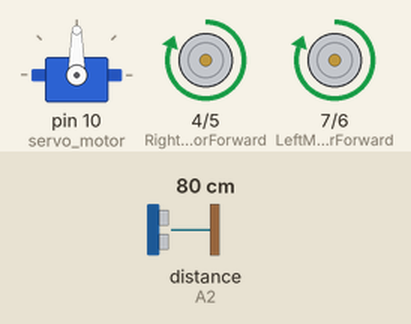
This sketch was run on a simulated Arduino Uno, built with avr-gcc and run on an emulated ATmega328P. Shown: servo, motor-driver pin pairs drawn as motors (green arrow = first pin HIGH = forward, orange = second pin HIGH = backward, longer = more drive). Inputs (shaded band) come from the test bench; at power-on: distance to the obstacle (sensor on A2) 80 cm. The echo pulse lasts 58.3 µs per cm.

Above: at 3.3 s.
3.4 s: distance to the obstacle (sensor on A2) set to 12 cm
4.9 s: distance to the obstacle (sensor on A2) set to 9 cm
At 7.2 s:
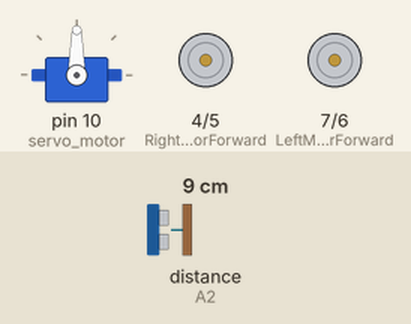
7.9 s: distance to the obstacle (sensor on A2) set to 18 cm
At 8.42 s:
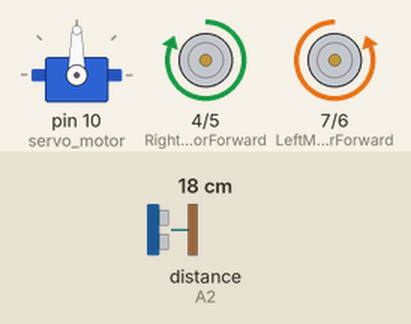
9.9 s: distance to the obstacle (sensor on A2) set to 2 cm
At 11.3 s:
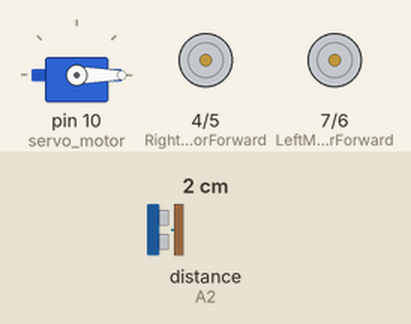
12.9 s: distance to the obstacle (sensor on A2) set to 35 cm
At 13.37 s:
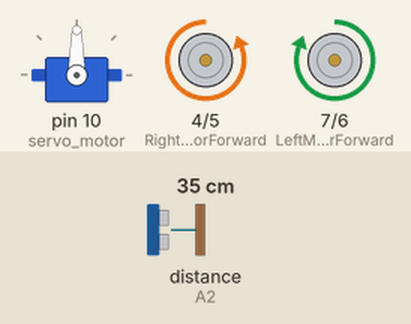
Timing chart, 0 to 15.9 s (numbered marks = the images above; inputs shaded):
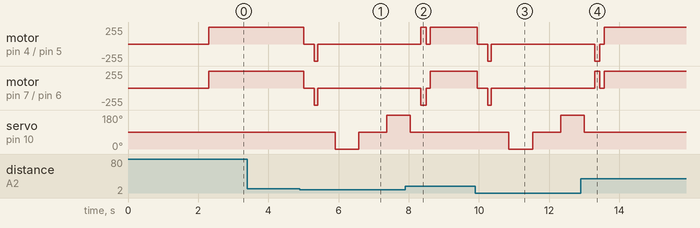

The sketch:

micromouse.ino
```cpp
#include <Servo.h>          // Servo motor library
#include <NewPing.h>        // Ultrasonic sensor function library

// Motor control pins
const int LeftMotorForward = 7;
const int LeftMotorBackward = 6;
const int RightMotorForward = 4;
const int RightMotorBackward = 5;

bool detected = false;

// Sensor pins
#define trig_pin A1 // Analog input 1
#define echo_pin A2 // Analog input 2
#define maximum_distance 1000
boolean goesForward = false;
int distance = 100;
NewPing sonar(trig_pin, echo_pin, maximum_distance); // Sensor function
Servo servo_motor; // Servo name

void setup() {
  pinMode(RightMotorForward, OUTPUT);
  pinMode(LeftMotorForward, OUTPUT);
  pinMode(LeftMotorBackward, OUTPUT);
  pinMode(RightMotorBackward, OUTPUT);
  servo_motor.attach(10); // Servo pin
  servo_motor.write(90);  // Center the servo
  delay(2000);
  distance = readPing();
  delay(100);
}

void loop() {
  int distanceRight = 0;
  int distanceLeft = 0;
  delay(50);
  distance = readPing();
  if (distance <= 10) {
    detected = true;
    moveStop();
    delay(300);
    moveBackward();
    delay(100); // Reduced backward movement delay
    moveStop();
    delay(300);
    distanceRight = lookRight();
    delay(300);
    distanceLeft = lookLeft();
    delay(300);
    if (distanceRight >= distanceLeft) {
      turnRight();
      moveStop();
    } else {
      turnLeft();
      moveStop();
    }
  } else {
    moveForward();
  }
}

int lookRight() {
  delay(200);
  servo_motor.write(0); // Turn the servo 90 degrees to the right
  delay(500);
  int distance = readPing();
  delay(100);
  servo_motor.write(90); // Center the servo
  return distance;
}

int lookLeft() {
  delay(500);
  servo_motor.write(180); // Turn the servo 90 degrees to the left
  delay(500);
  int distance = readPing();
  delay(100);
  servo_motor.write(90); // Center the servo
  return distance;
}

int readPing() {
  delay(70);
  int cm = sonar.ping_cm();
  if (cm == 0) {
    cm = 250;
  }
  return cm;
}

void moveStop() {
  digitalWrite(RightMotorForward, LOW);
  digitalWrite(LeftMotorForward, LOW);
  digitalWrite(RightMotorBackward, LOW);
  digitalWrite(LeftMotorBackward, LOW);
}

void moveForward() {
  if (!goesForward) {
    goesForward = true;
    digitalWrite(LeftMotorForward, HIGH);
    digitalWrite(RightMotorForward, HIGH);
    digitalWrite(LeftMotorBackward, LOW);
    digitalWrite(RightMotorBackward, LOW);
  }
}

void moveBackward() {
  goesForward = false;
  digitalWrite(LeftMotorBackward, HIGH);
  digitalWrite(RightMotorBackward, HIGH);
  digitalWrite(LeftMotorForward, LOW);
  digitalWrite(RightMotorForward, LOW);
}

void turnRight() {
  digitalWrite(LeftMotorForward, HIGH);
  digitalWrite(RightMotorBackward, HIGH);
  digitalWrite(LeftMotorBackward, LOW);
  digitalWrite(RightMotorForward, LOW);
  delay(150); // Reduced delay for turning
  digitalWrite(LeftMotorForward, HIGH);
  digitalWrite(RightMotorForward, HIGH);
  digitalWrite(LeftMotorBackward, LOW);
  digitalWrite(RightMotorBackward, LOW);
}

void turnLeft() {
  digitalWrite(LeftMotorBackward, HIGH);
  digitalWrite(RightMotorForward, HIGH);
  digitalWrite(LeftMotorForward, LOW);
  digitalWrite(RightMotorBackward, LOW);
  delay(150); // Reduced delay for turning
  digitalWrite(LeftMotorForward, HIGH);
  digitalWrite(RightMotorForward, HIGH);
  digitalWrite(LeftMotorBackward, LOW);
  digitalWrite(RightMotorBackward, LOW);
}
```

Measured:
- the behaviour switches between 11 and 10 cm on distance to the obstacle (sensor on A2) (found by bisection; images 0 and 1)
- after the input at 3.4 s, every drawn part: stays the same
- after the input at 4.9 s, motor on pin 4 (RightMotorForward) / pin 5 (RightMotorBackward), motor on pin 7 (LeftMotorForward) / pin 6 (LeftMotorBackward): forward 255/255 → stopped after 0.10 s, → backward 255/255 0.30 s later, → stopped 0.10 s later; servo on pin 10 (servo_motor): 90° → 0° after 1.0 s, → 90° 0.67 s later, → 180° 0.80 s later
- after the input at 7.9 s, servo on pin 10 (servo_motor): goes on until 8.0 s, then stays 90°
- after the input at 9.9 s, motor on pin 4 (RightMotorForward) / pin 5 (RightMotorBackward), motor on pin 7 (LeftMotorForward) / pin 6 (LeftMotorBackward): forward 255/255 → stopped after 0.06 s, → backward 255/255 0.30 s later, → stopped 0.10 s later; servo on pin 10 (servo_motor): 90° → 0° after 0.96 s, → 90° 0.67 s later, → 180° 0.80 s later
- after the input at 12.9 s, servo on pin 10 (servo_motor): goes on until 13.0 s, then stays 90°
